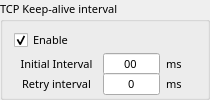
                 <widget class="QGroupBox" name="ch1_packing">
                  <property name="minimumSize">
                   <size>
                    <width>210</width>
                    <height>100</height>
                   </size>
                  </property>
                  <property name="maximumSize">
                   <size>
                    <width>210</width>
                    <height>100</height>
                   </size>
                  </property>
                  <property name="font">
                   <font>
                    <family>맑은 고딕</family>
                    <pointsize>8</pointsize>
                   </font>
                  </property>
                  <property name="title">
                   <string>TCP Keep-alive interval</string>
                  </property>
                  <layout class="QGridLayout" name="gridLayout_43">
                   <item row="0" column="0">
                    <widget class="QCheckBox" name="ch1_keepalive_enable">
                     <property name="font">
                      <font>
                       <family>맑은 고딕</family>
                       <pointsize>8</pointsize>
                      </font>
                     </property>
                     <property name="text">
                      <string>Enable</string>
                     </property>
                     <property name="checked">
                      <bool>true</bool>
                     </property>
                    </widget>
                   </item>
                   <item row="1" column="0">
                    <layout class="QGridLayout" name="gridLayout_41">
                     <property name="horizontalSpacing">
                      <number>6</number>
                     </property>
                     <item row="0" column="0">
                      <widget class="QLabel" name="label_128">
                       <property name="minimumSize">
                        <size>
                         <width>85</width>
                         <height>22</height>
                        </size>
                       </property>
                       <property name="maximumSize">
                        <size>
                         <width>85</width>
                         <height>22</height>
                        </size>
                       </property>
                       <property name="font">
                        <font>
                         <family>맑은 고딕</family>
                         <pointsize>8</pointsize>
                        </font>
                       </property>
                       <property name="text">
                        <string>Initial Interval</string>
                       </property>
                       <property name="alignment">
                        <set>Qt::AlignCenter</set>
                       </property>
                      </widget>
                     </item>
                     <item row="0" column="1">
                      <widget class="QLineEdit" name="ch1_keepalive_initial">
                       <property name="minimumSize">
                        <size>
                         <width>57</width>
                         <height>22</height>
                        </size>
                       </property>
                       <property name="maximumSize">
                        <size>
                         <width>57</width>
                         <height>22</height>
                        </size>
                       </property>
                       <property name="font">
                        <font>
                         <family>맑은 고딕</family>
                         <pointsize>8</pointsize>
                        </font>
                       </property>
                       <property name="toolTip">
                        <string>&lt;html&gt;&lt;head/&gt;&lt;body&gt;&lt;p&gt;1~65535 (ms)&lt;/p&gt;&lt;/body&gt;&lt;/html&gt;</string>
                       </property>
                       <property name="text">
                        <string>00</string>
                       </property>
                       <property name="maxLength">
                        <number>5</number>
                       </property>
                       <property name="alignment">
                        <set>Qt::AlignCenter</set>
                       </property>
                      </widget>
                     </item>
                     <item row="0" column="2">
                      <widget class="QLabel" name="label_158">
                       <property name="minimumSize">
                        <size>
                         <width>30</width>
                         <height>22</height>
                        </size>
                       </property>
                       <property name="maximumSize">
                        <size>
                         <width>30</width>
                         <height>22</height>
                        </size>
                       </property>
                       <property name="font">
                        <font>
                         <family>맑은 고딕</family>
                         <pointsize>8</pointsize>
                        </font>
                       </property>
                       <property name="text">
                        <string>ms</string>
                       </property>
                      </widget>
                     </item>
                    </layout>
                   </item>
                   <item row="2" column="0">
                    <layout class="QGridLayout" name="gridLayout_42">
                     <property name="horizontalSpacing">
                      <number>6</number>
                     </property>
                     <item row="0" column="0">
                      <widget class="QLabel" name="label_129">
                       <property name="minimumSize">
                        <size>
                         <width>85</width>
                         <height>22</height>
                        </size>
                       </property>
                       <property name="maximumSize">
                        <size>
                         <width>85</width>
                         <height>22</height>
                        </size>
                       </property>
                       <property name="font">
                        <font>
                         <family>맑은 고딕</family>
                         <pointsize>8</pointsize>
                        </font>
                       </property>
                       <property name="text">
                        <string>Retry interval</string>
                       </property>
                       <property name="alignment">
                        <set>Qt::AlignCenter</set>
                       </property>
                      </widget>
                     </item>
                     <item row="0" column="1">
                      <widget class="QLineEdit" name="ch1_keepalive_retry">
                       <property name="minimumSize">
                        <size>
                         <width>57</width>
                         <height>22</height>
                        </size>
                       </property>
                       <property name="maximumSize">
                        <size>
                         <width>57</width>
                         <height>22</height>
                        </size>
                       </property>
                       <property name="font">
                        <font>
                         <family>맑은 고딕</family>
                         <pointsize>8</pointsize>
                        </font>
                       </property>
                       <property name="toolTip">
                        <string>&lt;html&gt;&lt;head/&gt;&lt;body&gt;&lt;p&gt;1~65535 (ms)&lt;/p&gt;&lt;/body&gt;&lt;/html&gt;</string>
                       </property>
                       <property name="text">
                        <string>0</string>
                       </property>
                       <property name="maxLength">
                        <number>5</number>
                       </property>
                       <property name="alignment">
                        <set>Qt::AlignCenter</set>
                       </property>
                      </widget>
                     </item>
                     <item row="0" column="2">
                      <widget class="QLabel" name="label_157">
                       <property name="minimumSize">
                        <size>
                         <width>30</width>
                         <height>22</height>
                        </size>
                       </property>
                       <property name="maximumSize">
                        <size>
                         <width>30</width>
                         <height>22</height>
                        </size>
                       </property>
                       <property name="font">
                        <font>
                         <family>맑은 고딕</family>
                         <pointsize>8</pointsize>
                        </font>
                       </property>
                       <property name="text">
                        <string>ms</string>
                       </property>
                      </widget>
                     </item>
                    </layout>
                   </item>
                  </layout>
                 </widget>
